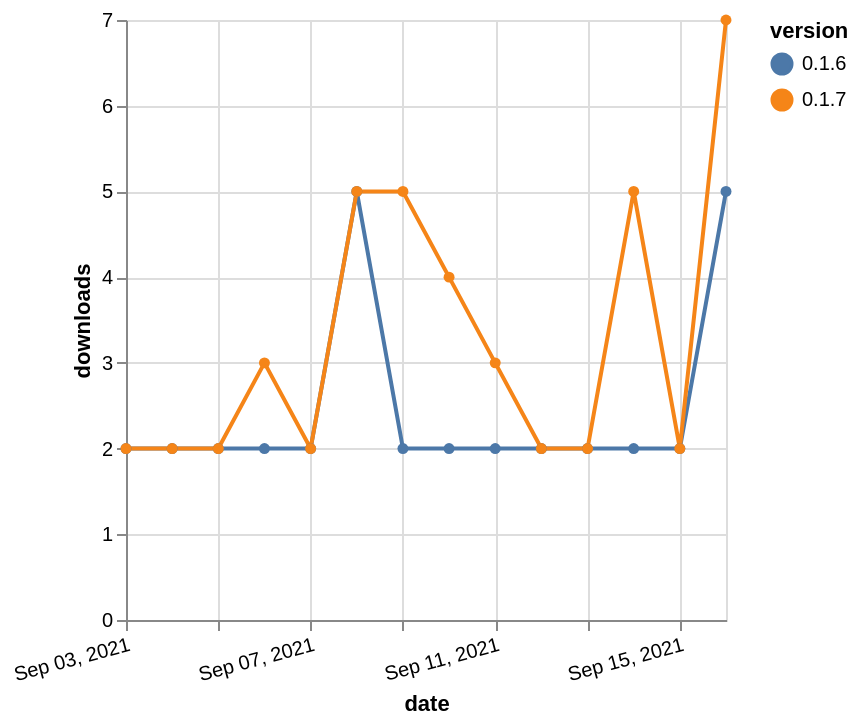

Write a Vega-Lite specification for this figure.
### Vega-Lite specification from a JSON file in a GitHub repository (floating-point values rounded to 4 significant figures)
{"$schema": "https://vega.github.io/schema/vega-lite/v5.json", "description": "A simple bar chart with embedded data.", "data": {"values": [{"date": "2021-09-03", "total": 2347, "delta": 2, "version": "0.1.6"}, {"date": "2021-09-04", "total": 2349, "delta": 2, "version": "0.1.6"}, {"date": "2021-09-05", "total": 2351, "delta": 2, "version": "0.1.6"}, {"date": "2021-09-06", "total": 2353, "delta": 2, "version": "0.1.6"}, {"date": "2021-09-07", "total": 2355, "delta": 2, "version": "0.1.6"}, {"date": "2021-09-08", "total": 2360, "delta": 5, "version": "0.1.6"}, {"date": "2021-09-09", "total": 2362, "delta": 2, "version": "0.1.6"}, {"date": "2021-09-10", "total": 2364, "delta": 2, "version": "0.1.6"}, {"date": "2021-09-11", "total": 2366, "delta": 2, "version": "0.1.6"}, {"date": "2021-09-12", "total": 2368, "delta": 2, "version": "0.1.6"}, {"date": "2021-09-13", "total": 2370, "delta": 2, "version": "0.1.6"}, {"date": "2021-09-14", "total": 2372, "delta": 2, "version": "0.1.6"}, {"date": "2021-09-15", "total": 2374, "delta": 2, "version": "0.1.6"}, {"date": "2021-09-16", "total": 2379, "delta": 5, "version": "0.1.6"}, {"date": "2021-09-03", "total": 1196, "delta": 2, "version": "0.1.7"}, {"date": "2021-09-04", "total": 1198, "delta": 2, "version": "0.1.7"}, {"date": "2021-09-05", "total": 1200, "delta": 2, "version": "0.1.7"}, {"date": "2021-09-06", "total": 1203, "delta": 3, "version": "0.1.7"}, {"date": "2021-09-07", "total": 1205, "delta": 2, "version": "0.1.7"}, {"date": "2021-09-08", "total": 1210, "delta": 5, "version": "0.1.7"}, {"date": "2021-09-09", "total": 1215, "delta": 5, "version": "0.1.7"}, {"date": "2021-09-10", "total": 1219, "delta": 4, "version": "0.1.7"}, {"date": "2021-09-11", "total": 1222, "delta": 3, "version": "0.1.7"}, {"date": "2021-09-12", "total": 1224, "delta": 2, "version": "0.1.7"}, {"date": "2021-09-13", "total": 1226, "delta": 2, "version": "0.1.7"}, {"date": "2021-09-14", "total": 1231, "delta": 5, "version": "0.1.7"}, {"date": "2021-09-15", "total": 1233, "delta": 2, "version": "0.1.7"}, {"date": "2021-09-16", "total": 1240, "delta": 7, "version": "0.1.7"}]}, "width": "container", "mark": {"type": "line", "point": {"filled": true}}, "encoding": {"x": {"field": "date", "type": "temporal", "timeUnit": "yearmonthdate", "title": "date", "axis": {"labelAngle": -15}}, "y": {"field": "delta", "type": "quantitative", "title": "downloads"}, "color": {"field": "version", "type": "nominal"}, "tooltip": {"field": "delta"}}}
